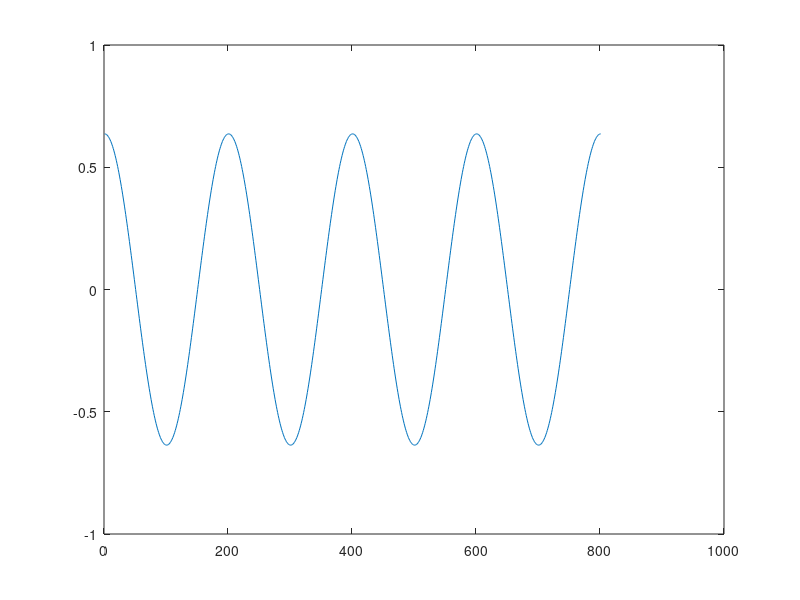

Recreate this plot in MATLAB. (Note: this script raises an error after producing the figure.)

filename = 'testAnimated.gif';
x = 0:0.05:40;
sum = 0;
for n = 1:1:100
    % Draw plot for y = x.^n
    An = 2/(n*pi)*sin(n*pi/2);
    sum = An*cos(n*pi*x/5) + sum
    plot(sum);
    frame = getframe(gcf);
    img =  frame2im(frame);
    [img,cmap] = rgb2ind(img,256);
    if n == 1
        imwrite(img,cmap,'animation.gif','gif','LoopCount',Inf,'DelayTime',1);
    else
        imwrite(img,cmap,'animation.gif','gif','WriteMode','append','DelayTime',1);
    end 
  end